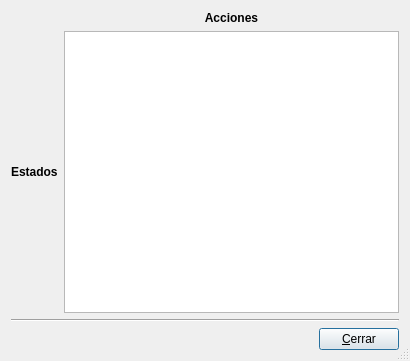
<?xml version="1.0" encoding="UTF-8"?>
<ui version="4.0">
 <class>MatrizDialog</class>
 <widget class="QDialog" name="MatrizDialog">
  <property name="geometry">
   <rect>
    <x>0</x>
    <y>0</y>
    <width>410</width>
    <height>361</height>
   </rect>
  </property>
  <property name="windowTitle">
   <string/>
  </property>
  <property name="sizeGripEnabled">
   <bool>true</bool>
  </property>
  <property name="modal">
   <bool>true</bool>
  </property>
  <layout class="QGridLayout" name="gridLayout_2">
   <item row="1" column="1">
    <widget class="QTableWidget" name="tblMatriz">
     <property name="contextMenuPolicy">
      <enum>Qt::NoContextMenu</enum>
     </property>
     <property name="locale">
      <locale language="Spanish" country="Argentina"/>
     </property>
     <property name="verticalScrollBarPolicy">
      <enum>Qt::ScrollBarAsNeeded</enum>
     </property>
     <property name="horizontalScrollBarPolicy">
      <enum>Qt::ScrollBarAsNeeded</enum>
     </property>
     <property name="autoScroll">
      <bool>false</bool>
     </property>
     <property name="editTriggers">
      <set>QAbstractItemView::NoEditTriggers</set>
     </property>
     <property name="tabKeyNavigation">
      <bool>false</bool>
     </property>
     <property name="showDropIndicator" stdset="0">
      <bool>false</bool>
     </property>
     <property name="dragDropOverwriteMode">
      <bool>false</bool>
     </property>
     <property name="selectionMode">
      <enum>QAbstractItemView::NoSelection</enum>
     </property>
     <property name="cornerButtonEnabled">
      <bool>false</bool>
     </property>
    </widget>
   </item>
   <item row="0" column="1">
    <widget class="QLabel" name="label">
     <property name="font">
      <font>
       <weight>75</weight>
       <bold>true</bold>
      </font>
     </property>
     <property name="text">
      <string>Acciones</string>
     </property>
     <property name="alignment">
      <set>Qt::AlignCenter</set>
     </property>
     <property name="textInteractionFlags">
      <set>Qt::NoTextInteraction</set>
     </property>
    </widget>
   </item>
   <item row="1" column="0">
    <widget class="QLabel" name="label_2">
     <property name="font">
      <font>
       <weight>75</weight>
       <italic>false</italic>
       <bold>true</bold>
       <underline>false</underline>
      </font>
     </property>
     <property name="text">
      <string>Estados</string>
     </property>
    </widget>
   </item>
   <item row="2" column="0" colspan="2">
    <layout class="QGridLayout" name="gridLayout">
     <item row="1" column="2">
      <widget class="QPushButton" name="btnCerrarDialogo">
       <property name="text">
        <string>&amp;Cerrar</string>
       </property>
       <property name="default">
        <bool>true</bool>
       </property>
      </widget>
     </item>
     <item row="1" column="1">
      <spacer name="horizontalSpacer">
       <property name="orientation">
        <enum>Qt::Horizontal</enum>
       </property>
       <property name="sizeHint" stdset="0">
        <size>
         <width>40</width>
         <height>20</height>
        </size>
       </property>
      </spacer>
     </item>
     <item row="0" column="0" colspan="3">
      <widget class="Line" name="line">
       <property name="sizePolicy">
        <sizepolicy hsizetype="Expanding" vsizetype="Fixed">
         <horstretch>0</horstretch>
         <verstretch>0</verstretch>
        </sizepolicy>
       </property>
       <property name="orientation">
        <enum>Qt::Horizontal</enum>
       </property>
      </widget>
     </item>
    </layout>
   </item>
  </layout>
 </widget>
 <resources/>
 <connections>
  <connection>
   <sender>btnCerrarDialogo</sender>
   <signal>clicked()</signal>
   <receiver>MatrizDialog</receiver>
   <slot>accept()</slot>
   <hints>
    <hint type="sourcelabel">
     <x>362</x>
     <y>338</y>
    </hint>
    <hint type="destinationlabel">
     <x>160</x>
     <y>328</y>
    </hint>
   </hints>
  </connection>
 </connections>
</ui>
